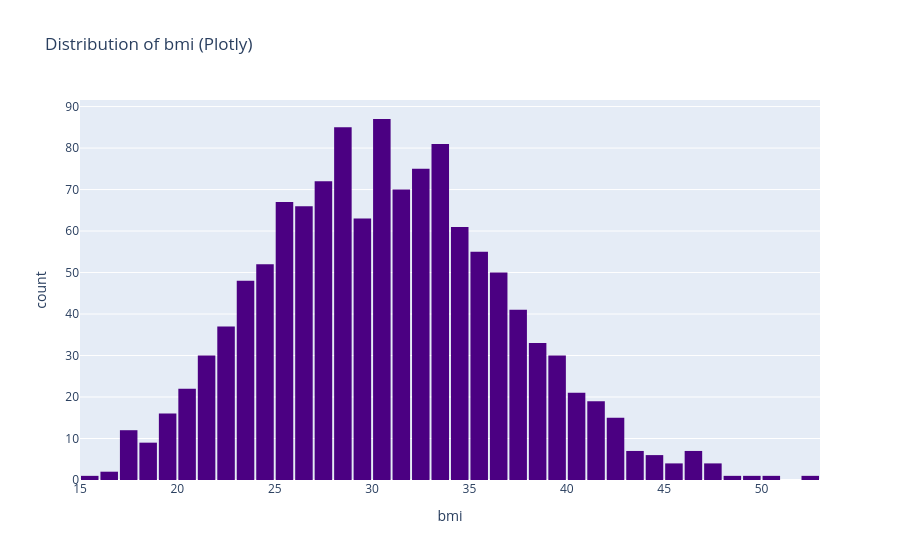

Notebook code cell kept with this figure:
### Code cell
fig = px.histogram(df, x='bmi', nbins=50, title='Distribution of bmi (Plotly)',
                   color_discrete_sequence=['indigo'])
fig.update_layout(bargap=0.1)
fig.show()

### Figure 1 — Plotly figure (JSON) as saved in the notebook; plotly's stock layout.template omitted (floating-point values rounded to 4 significant figures; data arrays with more than 128 entries replaced by an {"elided": "..."} marker saying what was removed)
{"data": [{"bingroup": "x", "hovertemplate": "bmi=%{x}<br>count=%{y}<extra></extra>", "legendgroup": "", "marker": {"color": "indigo", "pattern": {"shape": ""}}, "name": "", "nbinsx": 50, "orientation": "v", "showlegend": false, "type": "histogram", "x": {"elided": "1252 float values"}, "xaxis": "x", "yaxis": "y"}], "layout": {"bargap": 0.1, "barmode": "relative", "legend": {"tracegroupgap": 0}, "title": {"text": "Distribution of bmi (Plotly)"}, "xaxis": {"anchor": "y", "domain": [0, 1], "title": {"text": "bmi"}}, "yaxis": {"anchor": "x", "domain": [0, 1], "title": {"text": "count"}}}}
